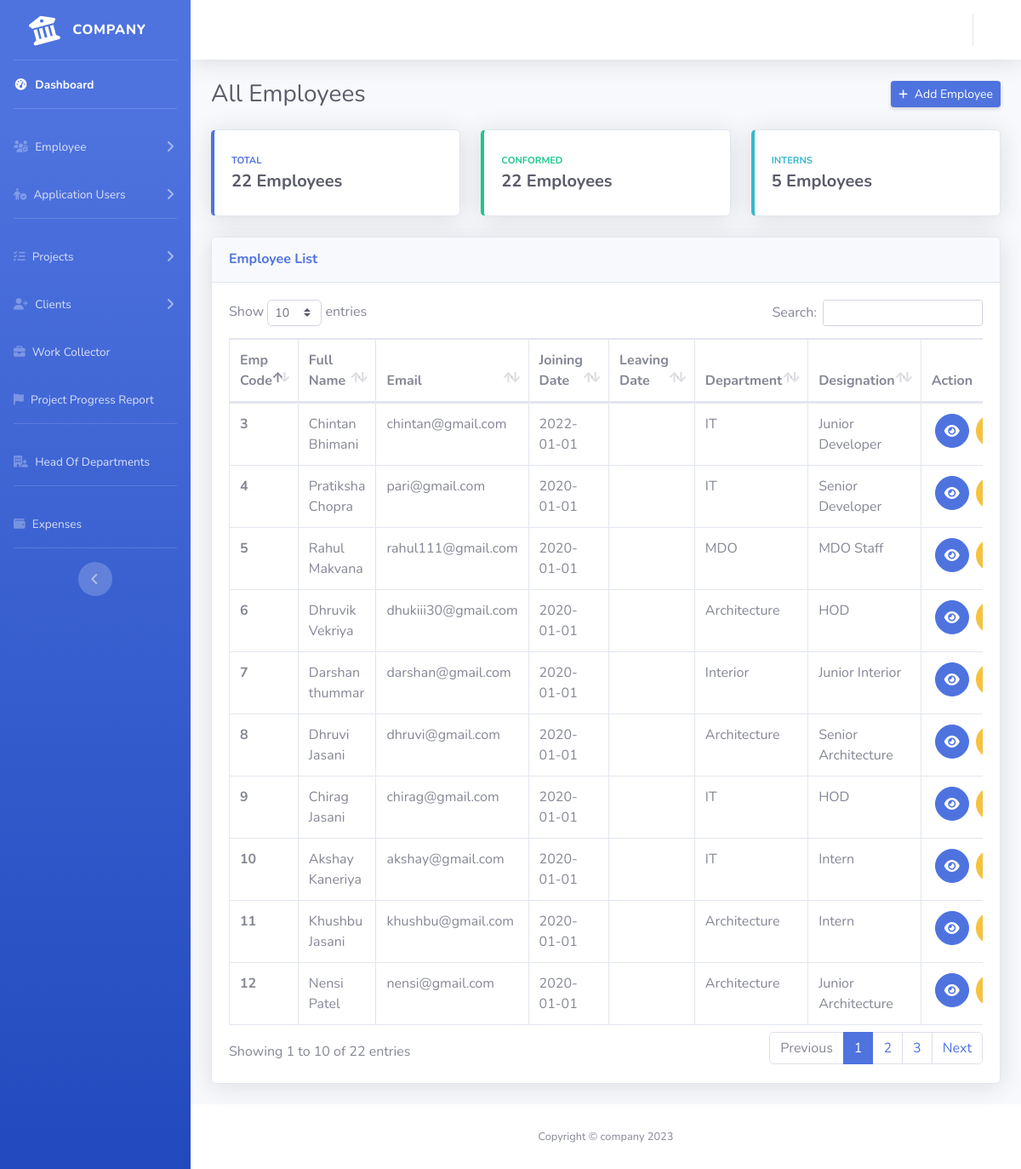
The page /admin/index.php?page=employee-dashboard (signed in) on the database its author committed.
### tables this page shows
CREATE TABLE `employees` (
  `emp_id` text NOT NULL,
  `emp_first_name` varchar(100) NOT NULL,
  `emp_last_name` varchar(100) NOT NULL,
  `emp_code` bigint(20) NOT NULL,
  `emp_description` text DEFAULT NULL,
  `emp_gender` varchar(10) NOT NULL,
  `emp_dob` date NOT NULL,
  `emp_mob` int(20) NOT NULL,
  `emp_email` varchar(100) NOT NULL,
  `emp_address` text DEFAULT NULL,
  `emp_department` varchar(100) NOT NULL,
  `emp_designation` varchar(100) NOT NULL,
  `emp_hod_name` varchar(100) NOT NULL,
  `emp_joining_date` date NOT NULL,
  `emp_confirmation_date` date DEFAULT NULL,
  `emp_leaving_date` date DEFAULT NULL,
  `emp_working_hours` time NOT NULL,
  `emp_profile_pic` varchar(100) DEFAULT NULL
);

### admin/employee-dashboard.php (the view, shortened to what this page needs)
<div class="container-fluid">
    <div class="d-sm-flex align-items-center justify-content-between mb-4">
        <h1 class="h3 mb-0 text-gray-800">All Employees</h1>
        <a href="./index.php?page=employee-new" class="d-none d-sm-inline-block btn btn-sm btn-primary shadow-sm"><i class="fas fa-plus fa-sm text-white mr-2"></i>Add Employee</a>
    </div>
    <div class="row">
        <div class="col-xl-4 col-md-6 mb-4">
            <div class="card border-left-primary shadow h-100 py-2">
                <div class="card-body">
                    <div class="row no-gutters align-items-center">
                        <div class="col mr-2">
                            <div class="text-xs font-weight-bold text-primary text-uppercase mb-1">
                                Total</div>
                            <div class="h5 mb-0 font-weight-bold text-gray-800"><?php
                                                                                echo $con->query("SELECT * FROM employees;")->num_rows . ' ' . 'Employees';
                                                                                ?></div>
                        </div>
                    </div>
                </div>
            </div>
        </div>
        <div class="col-xl-4 col-md-6 mb-4">
            <div class="card border-left-success shadow h-100 py-2">
                <div class="card-body">
                    <div class="row no-gutters align-items-center">
                        <div class="col mr-2">
                            <div class="text-xs font-weight-bold text-success text-uppercase mb-1">
                                Conformed</div>
                            <div class="h5 mb-0 font-weight-bold text-gray-800"><?php
                                                                                echo $con->query("SELECT * FROM employees WHERE emp_confirmation_date <> '0000-00-00';")->num_rows . ' ' . 'Employees';
                                                                                ?></div>
                        </div>
                    </div>
                </div>
            </div>
        </div>
        <div class="col-xl-4 col-md-6 mb-4">
            <div class="card border-left-info shadow h-100 py-2">
                <div class="card-body">
                    <div class="row no-gutters align-items-center">
                        <div class="col mr-2">
                            <div class="text-xs font-weight-bold text-info text-uppercase mb-1">Interns
                            </div>
                            <div class="h5 mb-0 font-weight-bold text-gray-800"><?php
                                                                                echo $con->query("SELECT * FROM employees WHERE emp_designation='Intern';")->num_rows . ' ' . 'Employees';
                                                                                ?></div>
                        </div>
                    </div>
                </div>
            </div>
        </div>
    </div>
    <div class="row">
        <div class="col-xl-12 col-lg-7">
            <div class="card shadow mb-4">
                <div class="card-header py-3">
                    <h6 class="m-0 font-weight-bold text-primary">Employee List</h6>
                </div>
                <div class="card-body">
                    <div class="table-responsive">
                        <table class="table table-bordered" id="dataTable" width="100%" cellspacing="0">
                            <thead>
                                <tr>
                                    <th>Emp Code</th>
                                    <th>Full Name</th>
                                    <th>Email</th>
                                    <th>Joining Date</th>
                                    <th>Leaving Date</th>
                                    <th>Department</th>
                                    <th>Designation</th>
                                    <th>Action</th>
                                </tr>
                            </thead>
                            <tbody>
                                <?php
                                $qry = $con->query("SELECT * FROM  employees;");
                                while ($row = $qry->fetch_assoc()) { ?>
                                    <tr>
                                        <th scope="row"><?php echo $row['emp_code'] ?></th>
                                        <td><?php echo $row['emp_first_name'] . " " . $row['emp_last_name']  ?></td>
                                        <td><?php echo $row['emp_email'] ?></td>
                                        <td><?php echo $row['emp_joining_date'] ?></td>
                                        <td><?php
                                            ?></td>
                                        <td><?php echo $row['emp_department'] ?></td>
                                        <td><?php echo $row['emp_designation'] ?></td>
                                        <td class="d-flex align-items-center justify-content-center">
                                            <a type="button" class="btn btn-primary btn-circle mx-1" href="./index.php?page=employee-viewer&empId=<?php echo $row['emp_id'] ?>&content=employee"><i class="fa-solid fa-eye"></i></a>
                                            <a type="button" class="btn btn-warning  btn-circle mx-1" href="./index.php?page=employee-edit&empId=<?php echo $row['emp_id'] ?>"><i class="fa-solid fa-user-pen"></i></a>
                                        </td>
                                    </tr>
                                <?php } ?>
                            </tbody>
                        </table>
                    </div>
                </div>
            </div>
        </div>
    </div>
</div>

### admin/head.components.php (shortened to what this page needs)
<!DOCTYPE html>
<html lang="en">
<head>
    <link href="https://cdnjs.cloudflare.com/ajax/libs/font-awesome/6.2.1/css/all.min.css" rel="stylesheet" type="text/css">
    <link href="./assets/vendor/datatables/dataTables.bootstrap4.min.css" rel="stylesheet">
    <link href="./assets/css/sb-admin-2.min.css" rel="stylesheet">
</head>
<body id="page-top">

### admin/layout-top.components.php (shortened to what this page needs)
<div id="wrapper">
    <ul class="navbar-nav bg-gradient-primary sidebar sidebar-dark accordion" id="main_dashboard">
        <a class="sidebar-brand d-flex align-items-center justify-content-center" href="./index.php?page=home">
            <div class="sidebar-brand-icon rotate-n-15">
                <i class="fa-solid fa-building-columns"></i>
            </div>
            <div class="sidebar-brand-text mx-3">Company</div>
        </a>
        <hr class="sidebar-divider my-0">
        <li class="nav-item active">
            <a class="nav-link" href="./index.php?page=home">
                <i class="fas fa-fw fa-tachometer-alt"></i>
                <span>Dashboard</span></a>
        </li>
        <hr class="sidebar-divider">
        <li class="nav-item">
            <a class="nav-link collapsed" href="#" data-toggle="collapse" data-target="#employee_dashboard" aria-expanded="true" aria-controls="employee_controls">
                <i class="fas fa-fw fa-users-gear"></i>
                <span>Employee</span>
            </a>
        </li>
        <li class="nav-item">
            <a class="nav-link collapsed" href="#" data-toggle="collapse" data-target="#user_dashboard" aria-expanded="true" aria-controls="employee_controls">
                <i class="fa-solid fa-person-circle-check"></i>
                <span>Application Users</span>
            </a>
        </li>
        <hr class="sidebar-divider">
        <li class="nav-item">
            <a class="nav-link collapsed" href="#" data-toggle="collapse" data-target="#project_dashboard" aria-expanded="true" aria-controls="project_controls">
                <i class="fa-solid fa-list-check"></i>
                <span>Projects</span>
            </a>
        </li>
        <li class="nav-item">
            <a class="nav-link collapsed" href="#" data-toggle="collapse" data-target="#client_dashboard" aria-expanded="true" aria-controls="project_controls">
                <i class="fa-solid fa-user-plus"></i>
                <span>Clients</span>
            </a>
        </li>
        <li class="nav-item">
            <a class="nav-link" href="./index.php?page=task-dashboard">
                <i class="fa-solid fa-briefcase"></i>
                <span>Work Collector</span>
            </a>
        </li>
        <li class="nav-item">
            <a class="nav-link" href="./index.php?page=project-report">
                <i class="fa-solid fa-flag"></i>
                <span>Project Progress Report</span>
            </a>
        </li>
        <hr class="sidebar-divider">
        <li class="nav-item">
            <a class="nav-link" href="./index.php?page=hod-dashboard">
                <i class="fa-solid fa-building-user"></i>
                <span>Head Of Departments</span>
            </a>
        </li>
        <hr class="sidebar-divider">
        <li class="nav-item">
            <a class="nav-link" href="./index.php?page=expenses-dashboard">
                <i class="fa-solid fa-wallet"></i>
                <span>Expenses</span>
            </a>
        </li>
        <hr class="sidebar-divider d-none d-md-block">
        <div class="text-center d-none d-md-inline">
            <button class="rounded-circle border-0" id="sidebarToggle"></button>
        </div>
    </ul>
    <div id="content-wrapper" class="d-flex flex-column">
        <div id="content">
            <nav class="navbar navbar-expand navbar-light bg-white topbar mb-4 static-top shadow">
                <ul class="navbar-nav ml-auto">
                    <li class="nav-item dropdown no-arrow">
                        <a class="nav-link dropdown-toggle" href="#" id="userDropdown" role="button" data-toggle="dropdown" aria-haspopup="true" aria-expanded="false">
                        </a>
                    </li>
                </ul>
            </nav>

### admin/index.php (shortened to what this page needs)
<?php
$page = (isset($_GET['page']) ? $_GET['page'] : 'home');
include './head.components.php';
include './layout-top.components.php';
if (!file_exists($page . '.php')) {
    include '404.php';
} else {
    include $page . '.php';
}
include './layout-bottom.components.php';
include './bottom.components.php';
?>

### admin/layout-bottom.components.php (shortened to what this page needs)
</div>
<footer class="sticky-footer bg-white">
    <div class="container my-auto">
        <div class="copyright text-center my-auto">
            <span>Copyright &copy; company 2023</span>
        </div>
    </div>
</footer>
</div>
</div>

### admin/bottom.components.php
</body>
</html>

### rows shown on the page
employees: emp_code "6", emp_first_name "Dhruvik", emp_last_name "Vekriya", emp_email "dhukiii30@gmail.com", emp_joining_date "2020-01-01", emp_department "Architecture", emp_designation "HOD"
employees: emp_code "8", emp_first_name "Dhruvi", emp_last_name "Jasani", emp_email "dhruvi@gmail.com", emp_joining_date "2020-01-01", emp_department "Architecture", emp_designation "Senior Architecture"
employees: emp_code "11", emp_first_name "Khushbu", emp_last_name "Jasani", emp_email "khushbu@gmail.com", emp_joining_date "2020-01-01", emp_department "Architecture", emp_designation "Intern"
employees: emp_code "9", emp_first_name "Chirag", emp_last_name "Jasani", emp_email "chirag@gmail.com", emp_joining_date "2020-01-01", emp_department "IT", emp_designation "HOD"
employees: emp_code "10", emp_first_name "Akshay", emp_last_name "Kaneriya", emp_email "akshay@gmail.com", emp_joining_date "2020-01-01", emp_department "IT", emp_designation "Intern"
employees: emp_code "4", emp_first_name "Pratiksha", emp_last_name "Chopra", emp_email "pari@gmail.com", emp_joining_date "2020-01-01", emp_department "IT", emp_designation "Senior Developer"
employees: emp_code "7", emp_first_name "Darshan", emp_last_name "thummar", emp_email "darshan@gmail.com", emp_joining_date "2020-01-01", emp_department "Interior", emp_designation "Junior Interior"
employees: emp_code "5", emp_first_name "Rahul", emp_last_name "Makvana", emp_email "rahul111@gmail.com", emp_joining_date "2020-01-01", emp_department "MDO", emp_designation "MDO Staff"
employees: emp_code "3", emp_first_name "Chintan", emp_last_name "Bhimani", emp_email "chintan@gmail.com", emp_joining_date "2022-01-01", emp_department "IT", emp_designation "Junior Developer"
employees: emp_code "12", emp_first_name "Nensi", emp_last_name "Patel", emp_email "nensi@gmail.com", emp_joining_date "2020-01-01", emp_department "Architecture", emp_designation "Junior Architecture"

### other values the page prints
$con->query("SELECT * FROM employees;")->num_rows "22"
